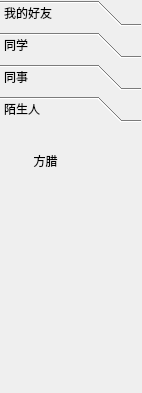
<?xml version="1.0" encoding="UTF-8"?>
<ui version="4.0">
 <class>MainWindow</class>
 <widget class="QMainWindow" name="MainWindow">
  <property name="geometry">
   <rect>
    <x>0</x>
    <y>0</y>
    <width>142</width>
    <height>393</height>
   </rect>
  </property>
  <property name="windowTitle">
   <string>我的QQ</string>
  </property>
  <widget class="QWidget" name="centralwidget">
   <widget class="QToolBox" name="toolBox">
    <property name="geometry">
     <rect>
      <x>0</x>
      <y>0</y>
      <width>141</width>
      <height>391</height>
     </rect>
    </property>
    <property name="autoFillBackground">
     <bool>false</bool>
    </property>
    <property name="currentIndex">
     <number>3</number>
    </property>
    <widget class="QWidget" name="page">
     <property name="geometry">
      <rect>
       <x>0</x>
       <y>0</y>
       <width>141</width>
       <height>287</height>
      </rect>
     </property>
     <attribute name="label">
      <string>我的好友</string>
     </attribute>
     <widget class="QToolButton" name="toolButton">
      <property name="geometry">
       <rect>
        <x>0</x>
        <y>0</y>
        <width>91</width>
        <height>51</height>
       </rect>
      </property>
      <property name="text">
       <string>宋江</string>
      </property>
      <property name="icon">
       <iconset>
        <normaloff>图标/01.png</normaloff>图标/01.png</iconset>
      </property>
      <property name="iconSize">
       <size>
        <width>96</width>
        <height>96</height>
       </size>
      </property>
      <property name="toolButtonStyle">
       <enum>Qt::ToolButtonTextBesideIcon</enum>
      </property>
      <property name="autoRaise">
       <bool>true</bool>
      </property>
     </widget>
     <widget class="QToolButton" name="toolButton_2">
      <property name="geometry">
       <rect>
        <x>0</x>
        <y>49</y>
        <width>91</width>
        <height>51</height>
       </rect>
      </property>
      <property name="text">
       <string>卢俊义</string>
      </property>
      <property name="icon">
       <iconset>
        <normaloff>图标/02.png</normaloff>图标/02.png</iconset>
      </property>
      <property name="iconSize">
       <size>
        <width>96</width>
        <height>96</height>
       </size>
      </property>
      <property name="toolButtonStyle">
       <enum>Qt::ToolButtonTextBesideIcon</enum>
      </property>
      <property name="autoRaise">
       <bool>true</bool>
      </property>
     </widget>
     <widget class="QToolButton" name="toolButton_3">
      <property name="geometry">
       <rect>
        <x>0</x>
        <y>103</y>
        <width>91</width>
        <height>51</height>
       </rect>
      </property>
      <property name="text">
       <string>吴用</string>
      </property>
      <property name="icon">
       <iconset>
        <normaloff>图标/03.png</normaloff>图标/03.png</iconset>
      </property>
      <property name="iconSize">
       <size>
        <width>96</width>
        <height>96</height>
       </size>
      </property>
      <property name="toolButtonStyle">
       <enum>Qt::ToolButtonTextBesideIcon</enum>
      </property>
      <property name="autoRaise">
       <bool>true</bool>
      </property>
     </widget>
    </widget>
    <widget class="QWidget" name="page_2">
     <property name="geometry">
      <rect>
       <x>0</x>
       <y>0</y>
       <width>141</width>
       <height>287</height>
      </rect>
     </property>
     <attribute name="label">
      <string>同学</string>
     </attribute>
     <widget class="QToolButton" name="toolButton_4">
      <property name="geometry">
       <rect>
        <x>0</x>
        <y>0</y>
        <width>91</width>
        <height>51</height>
       </rect>
      </property>
      <property name="text">
       <string>林冲</string>
      </property>
      <property name="icon">
       <iconset>
        <normaloff>图标/04.png</normaloff>图标/04.png</iconset>
      </property>
      <property name="iconSize">
       <size>
        <width>96</width>
        <height>96</height>
       </size>
      </property>
      <property name="toolButtonStyle">
       <enum>Qt::ToolButtonTextBesideIcon</enum>
      </property>
      <property name="autoRaise">
       <bool>true</bool>
      </property>
     </widget>
    </widget>
    <widget class="QWidget" name="page_3">
     <attribute name="label">
      <string>同事</string>
     </attribute>
     <widget class="QToolButton" name="toolButton_5">
      <property name="geometry">
       <rect>
        <x>0</x>
        <y>1</y>
        <width>91</width>
        <height>51</height>
       </rect>
      </property>
      <property name="text">
       <string>鲁智深</string>
      </property>
      <property name="icon">
       <iconset>
        <normaloff>图标/05.png</normaloff>图标/05.png</iconset>
      </property>
      <property name="iconSize">
       <size>
        <width>96</width>
        <height>96</height>
       </size>
      </property>
      <property name="toolButtonStyle">
       <enum>Qt::ToolButtonTextBesideIcon</enum>
      </property>
      <property name="autoRaise">
       <bool>true</bool>
      </property>
     </widget>
     <widget class="QToolButton" name="toolButton_6">
      <property name="geometry">
       <rect>
        <x>0</x>
        <y>50</y>
        <width>91</width>
        <height>51</height>
       </rect>
      </property>
      <property name="text">
       <string>武松</string>
      </property>
      <property name="icon">
       <iconset>
        <normaloff>图标/06.png</normaloff>图标/06.png</iconset>
      </property>
      <property name="iconSize">
       <size>
        <width>96</width>
        <height>96</height>
       </size>
      </property>
      <property name="toolButtonStyle">
       <enum>Qt::ToolButtonTextBesideIcon</enum>
      </property>
      <property name="autoRaise">
       <bool>true</bool>
      </property>
     </widget>
    </widget>
    <widget class="QWidget" name="page_4">
     <attribute name="label">
      <string>陌生人</string>
     </attribute>
     <widget class="QToolButton" name="toolButton_7">
      <property name="geometry">
       <rect>
        <x>0</x>
        <y>7</y>
        <width>91</width>
        <height>51</height>
       </rect>
      </property>
      <property name="text">
       <string>方腊</string>
      </property>
      <property name="icon">
       <iconset>
        <normaloff>图标/07.png</normaloff>图标/07.png</iconset>
      </property>
      <property name="iconSize">
       <size>
        <width>96</width>
        <height>96</height>
       </size>
      </property>
      <property name="toolButtonStyle">
       <enum>Qt::ToolButtonTextBesideIcon</enum>
      </property>
      <property name="autoRaise">
       <bool>true</bool>
      </property>
     </widget>
    </widget>
   </widget>
  </widget>
 </widget>
 <resources/>
 <connections/>
</ui>
